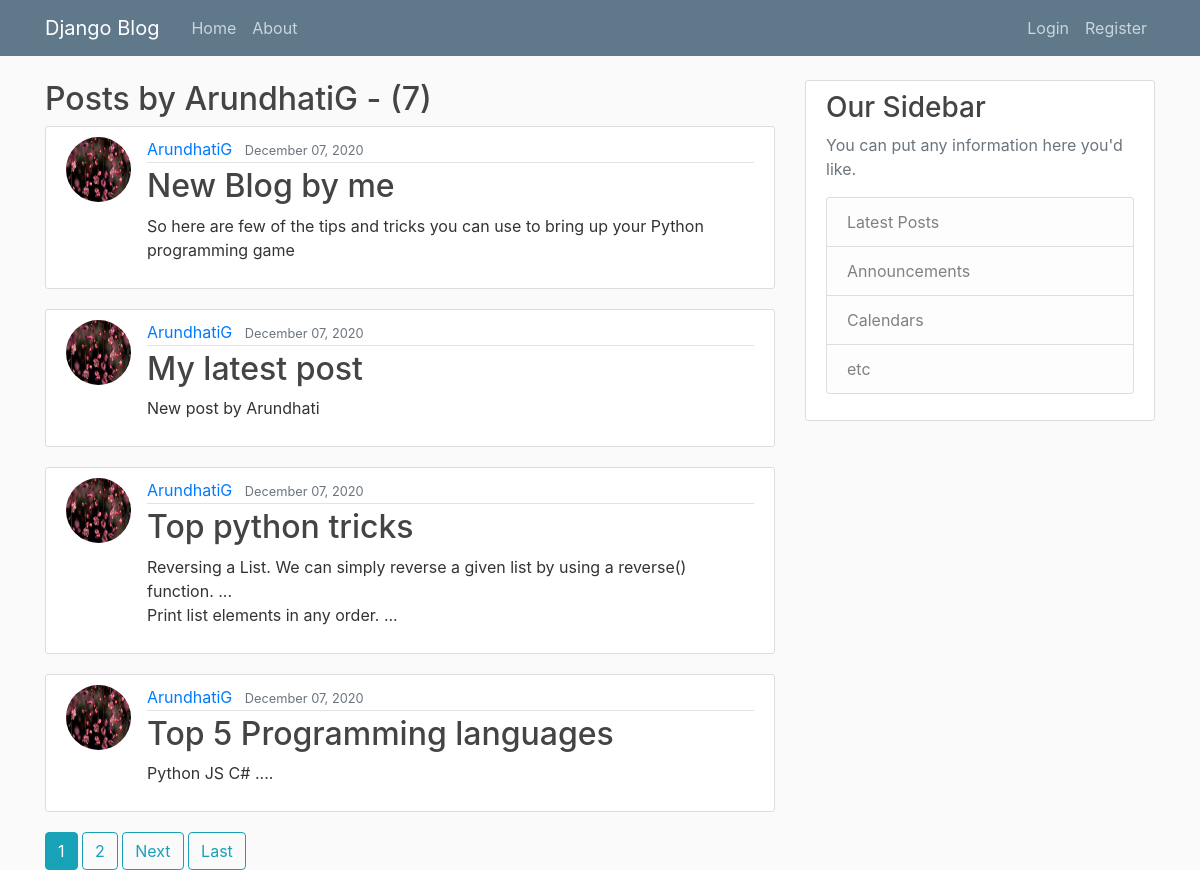
Screenshot of /user/ArundhatiG with the database file from the repository.
### blog/models.py (models this page shows, shortened)
class Post(models.Model):
    title = models.CharField(max_length=100)
    content = models.TextField()
    date_posted = models.DateTimeField(default=timezone.now)
    author = models.ForeignKey(User, on_delete=models.CASCADE)

### users/models.py (models this page shows, shortened)
class Profile(models.Model):
    user = models.OneToOneField(User, on_delete=models.CASCADE)
    image = models.ImageField(default='default.jpg', upload_to='profile_pics')

### blog/views.py (the view)
# urls.py: path('user/<str:username>', UserPostListView.as_view(), name='user-posts'),
class UserPostListView(ListView):
    model = Post
    template_name = 'blog/user_posts.html'  # blog/post_list.html
    context_object_name = 'posts'
    paginate_by = 4
    def get_queryset(self):
        user = get_object_or_404(User, username=self.kwargs.get('username'))
        return Post.objects.filter(author=user).order_by('-date_posted')

### blog/templates/blog/user_posts.html (shortened to what this page needs)
{% extends 'blog/base.html' %}
{% block content %}
    <h2>Posts by {{ view.kwargs.username }} - ({{ page_obj.paginator.count }})</h2>
    {% for post in posts %}
        <article class="media content-section">
            <img class="rounded-circle article-img" src="{{ post.author.profile.image.url }}">
            <div class="media-body">
                <div class="article-metadata">
                    <a class="mr-2" href="{% url 'user-posts' post.author.username %}">{{ post.author }}</a>
                    <small class="text-muted">{{ post.date_posted|date:'F d, Y' }}</small>
                </div>
                <h2><a class="article-title" href="{% url 'post-detail' post.id %}">{{ post.title }}</a></h2>
                <p class="article-content">{{ post.content }}</p>
            </div>
        </article>
    {% endfor %}
    {% if is_paginated %}
        {% for num in page_obj.paginator.page_range %}
            {% if num == page_obj.number %}
                <a class='btn btn-info' href="?page={{ num }}">{{ num }}</a>
            {% elif num > page_obj.number|add:'-3' and num < page_obj.number|add:'3' %}
                <a class='btn btn-outline-info' href="?page={{ num }}">{{ num }}</a>
            {% endif %}
        {% endfor %}
        {% if page_obj.has_next %}
            <a class='btn btn-outline-info' href="?page={{ page_obj.next_page_number }}">Next</a>
            <a class='btn btn-outline-info' href="?page={{ page_obj.paginator.num_pages }}">Last</a>
        {% endif %}
    {% endif %}
{% endblock content %}

### blog/static/blog/main.css (style rules this page uses)
body { background: #fafafa; color: #333333; margin-top: 5rem; }
h1, h2, h3, h4, h5, h6 { color: #444444; }
.content-section { background: #ffffff; padding: 10px 20px; border: 1px solid #dddddd; border-radius: 3px; margin-bottom: 20px; }
.article-title { color: #444444; }
.article-content { white-space: pre-line; }
.article-img { height: 65px; width: 65px; margin-right: 16px; }
.article-metadata { padding-bottom: 1px; margin-bottom: 4px; border-bottom: 1px solid #e3e3e3 }

### rows the page displays
Post: author.profile.image (picture), author "ArundhatiG", date_posted "December 07, 2020", title "New Blog by me", content "So here are few of the tips and tricks you can use to bring up your Python programming game"
Post: author.profile.image (picture), author "ArundhatiG", date_posted "December 07, 2020", title "My latest post", content "New post by Arundhati"
Post: author.profile.image (picture), author "ArundhatiG", date_posted "December 07, 2020", title "Top python tricks", content "Reversing a List. We can simply reverse a given list by using a reverse() function. ... Print list elements in any order. ..."
Post: author.profile.image (picture), author "ArundhatiG", date_posted "December 07, 2020", title "Top 5 Programming languages", content "Python JS C# ...."

### other values shown
{{ view.kwargs.username }} "ArundhatiG"
{{ page_obj.paginator.count }} "7"
{{ num }} "1"
{{ num }} "2"
